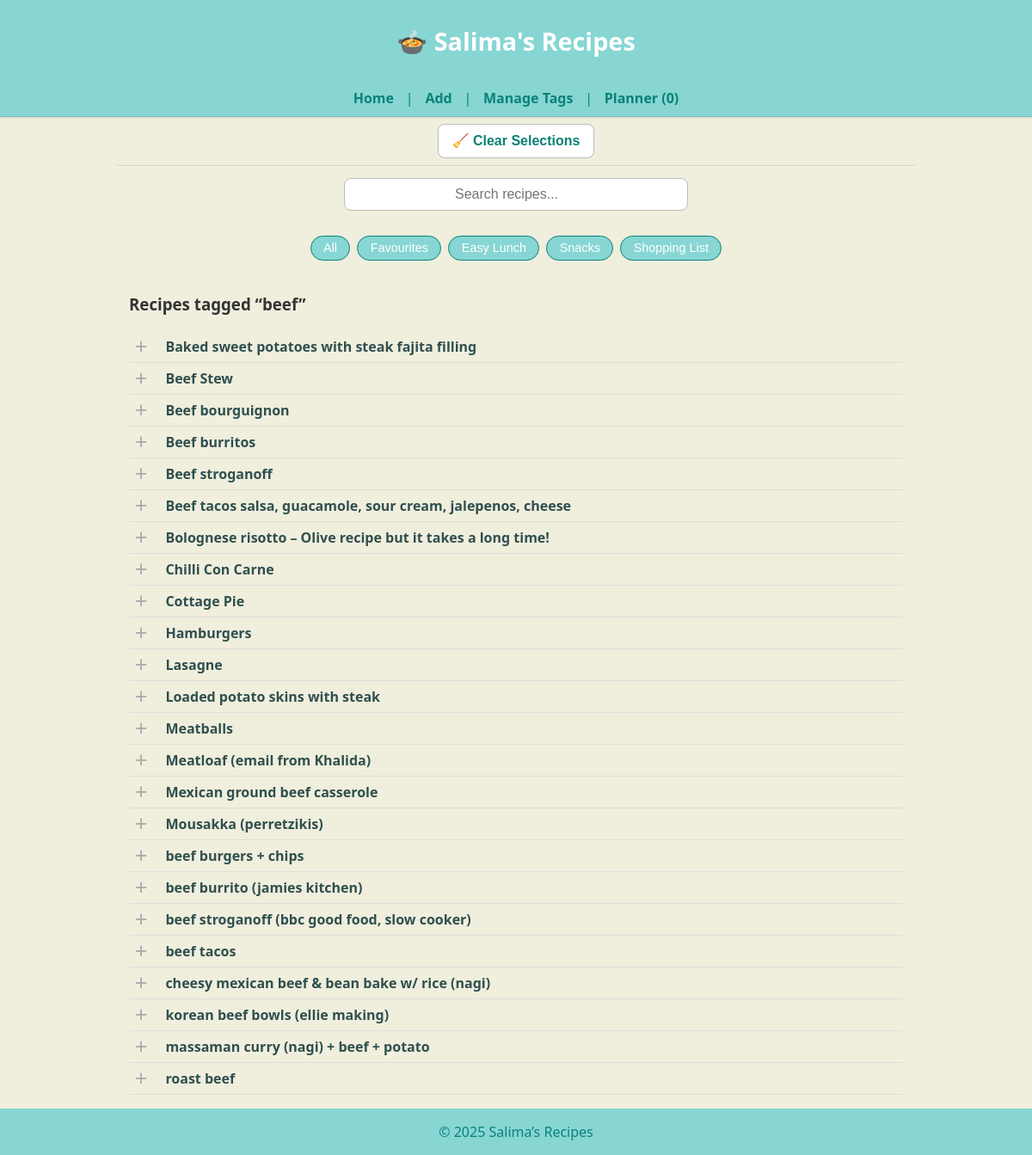
/search?tag=beef, run on the app's committed database.
### tables this page shows
CREATE TABLE recipes (
    id INTEGER PRIMARY KEY,
    name TEXT,
    ingredients JSON,
    method TEXT,
    tags JSON,
    category TEXT,
    source TEXT,
    linked_recipe TEXT,
    image_url TEXT,
    notes TEXT,
    created_at DATETIME DEFAULT CURRENT_TIMESTAMP,
    updated_at DATETIME DEFAULT CURRENT_TIMESTAMP
);

### app.py (the view, shortened to what this page needs)
@app.route("/search")
def search():
    q = request.args.get("q", "").strip()
    tag = request.args.get("tag", "").strip()
    results = []
    with get_conn() as conn:
        c = conn.cursor()
        if q:
            c.execute("""
                SELECT id, name, ingredients, tags
                FROM recipes
                WHERE name LIKE ? OR ingredients LIKE ? OR tags LIKE ?
                ORDER BY name
            """, (f"%{q}%", f"%{q}%", f"%{q}%"))
        elif tag:
            c.execute("""
                SELECT id, name, ingredients, tags
                FROM recipes
                WHERE tags LIKE ?
                ORDER BY name
            """, (f"%{tag}%",))
        else:
            c.execute("SELECT id, name, ingredients, tags FROM recipes ORDER BY name")
        results = c.fetchall()
        tag_cloud = get_tag_cloud()
    from pathlib import Path
    import json
    tags_path = Path("tags.json")
    quick_access = []
    if tags_path.exists():
        try:
            tags_data = json.loads(tags_path.read_text(encoding="utf-8"))
            quick_access = tags_data.get("Quick Access", [])
        except Exception as e:
            print("⚠️ Error loading tags.json:", e)
    return render_template(
        "index.html",
        recipes=results,
        tag_cloud=tag_cloud,
        default_tag=tag or q or "Results",
        quick_access=quick_access
    )

### app.py (called while the page is built)
@app.teardown_appcontext
def close_connection(exception):
    db = getattr(g, "_database", None)
    if db is not None:
        db.close()

def get_conn():
    return sqlite3.connect(DB_PATH)

### templates/index.html (shortened to what this page needs)
{% extends "base.html" %}
{% block content %}
<main class="homepage">
<section class="search-section">
  <form action="{{ url_for('search') }}" method="get" class="search-form">
    <input type="text" name="q" placeholder="Search recipes..." class="search-input">
  </form>
</section>
<section class="quick-tags">
  {% if quick_access %}
    <form action="{{ url_for('index') }}" method="get" class="tag-form">
      <button type="submit"
              class="tag-btn {% if not default_tag or default_tag == 'All' %}active{% endif %}">
        All
      </button>
    </form>
    {% for tag in quick_access %}
      <form action="{{ url_for('search') }}" method="get" class="tag-form">
        <button type="submit"
                class="tag-btn {% if default_tag == tag %}active{% endif %}">
          {{ tag }}
        </button>
      </form>
    {% endfor %}
  {% else %}
    <p style="text-align:center; color:#777;">No Quick Access tags defined yet.</p>
  {% endif %}
</section>
<section class="recipe-listing">
  {% if default_tag %}
    <h3>Recipes tagged “{{ default_tag }}”</h3>
  {% endif %}
  {% for r in recipes %}
    <div class="recipe-row">
      <button class="select-dish-btn"
              data-id="{{ r[0] }}"
              data-name="{{ r[1] }}"></button>
      <a href="{{ url_for('recipe_detail', recipe_id=r[0]) }}">
        <strong>{{ r[1] }}</strong>
      </a>
    </div>
  {% endfor %}
</section>
</main>
{% endblock %}

### static/style.css (style rules this page uses)
:root { --brand: #87d6d4; --brand-dark: #0a8274; --background: #f0eedd; }
body { font-family: "Segoe UI", Helvetica, Arial, sans-serif; background: var(--background); color: #333; margin: 0; padding: 0; }
main { background: var(--background); max-width: 100%; margin: 0; padding: 0; box-shadow: none; border: none; }
a { color: var(--brand-dark); text-decoration: none; transition: color 0.2s ease; }
form input, form textarea { width: 100%; padding: 0.5rem; margin: 0.5rem 0 1rem 0; border: 1px solid #ccc; border-radius: 4px; font-size: 1rem; }
button { background: var(--brand); color: white; border: none; padding: 0.6rem 1.2rem; font-size: 1rem; border-radius: 4px; cursor: pointer; transition: background 0.2s ease; }
.recipe-row { display: flex; align-items: center; gap: 0.5rem; padding: 0.25rem 0; border-bottom: 1px solid #ddd; }
.recipe-row a { flex: 1; color: #2f4f4f; text-decoration: none; }
.select-dish-btn { background: transparent; border: none; outline: none; cursor: pointer; width: 1.6rem; height: 1.6rem; display: flex; align-items: center; justify-content: center; }
.select-dish-btn::before { content: "+"; color: #aaa; font-size: 1.6rem; transition: color 0.25s ease, transform 0.2s ease, opacity 0.2s ease; }
.search-section { text-align: center; margin: 0.4rem 0 0.6rem; }
.search-input { width: 100%; max-width: 720px; padding: 0.55rem 1rem; font-size: 1rem; border-radius: 8px; border: 1px solid #bbb; background: #fff; box-sizing: border-box; }
main.homepage { max-width: 900px; margin: 0 auto; padding: 0 1rem 1rem; background: var(--background); border: none; box-shadow: none; }
.search-section { margin: 0.2rem 0 0.4rem; padding: 0; text-align: center; }
.search-input { width: 100%; max-width: 400px; padding: 0.55rem 8rem; font-size: 1rem; border-radius: 8px; border: 1px solid #bbb; background: #fff; }
.quick-tags { display: flex; justify-content: center; flex-wrap: wrap; gap: 0.5rem; margin: 0.4rem 0 0.8rem; }
.tag-btn { background: var(--brand); color: white; border: 1px solid var(--brand-dark); border-radius: 18px; padding: 0.35rem 0.9rem; font-size: 0.9rem; font-weight: 500; cursor: pointer; transition: all 0.25s ease; }
.homepage .quick-tags { position: sticky; top: 5.4rem; z-index: 80; background: var(--background); padding: 0.4rem 0.5rem; border-radius: 6px; }
.select-dish-btn { all: unset; display: inline-flex; align-items: center; justify-content: center; width: 28px; height: 28px; cursor: pointer; vertical-align: middle; margin-right: 0.4rem; background: none !important; border: none !important; box-shadow: none !important; }

### data on the page
recipes: name "Baked sweet potatoes with steak fajita filling"
recipes: name "Beef Stew"
recipes: name "Beef bourguignon"
recipes: name "Beef burritos"
recipes: name "Beef stroganoff"
recipes: name "Beef tacos salsa, guacamole, sour cream, jalepenos, cheese"
recipes: name "Bolognese risotto – Olive recipe but it takes a long time!"
recipes: name "Chilli Con Carne"
recipes: name "Cottage Pie"
recipes: name "Hamburgers"
recipes: name "Lasagne"
recipes: name "Loaded potato skins with steak"
recipes: name "Meatballs"
recipes: name "Meatloaf (email from Khalida)"
recipes: name "Mexican ground beef casserole"
recipes: name "Mousakka (perretzikis)"
recipes: name "beef burgers + chips"
recipes: name "beef burrito (jamies kitchen)"
recipes: name "beef stroganoff (bbc good food, slow cooker)"
recipes: name "beef tacos"
recipes: name "cheesy mexican beef & bean bake w/ rice (nagi)"
recipes: name "korean beef bowls (ellie making)"
recipes: name "massaman curry (nagi) + beef + potato"
recipes: name "roast beef"

### other printed values
{{ tag }} "Favourites" "Easy Lunch" "Snacks" "Shopping List"
{{ default_tag }} "beef"
{{ 2025|default(2025) }} "2025"
